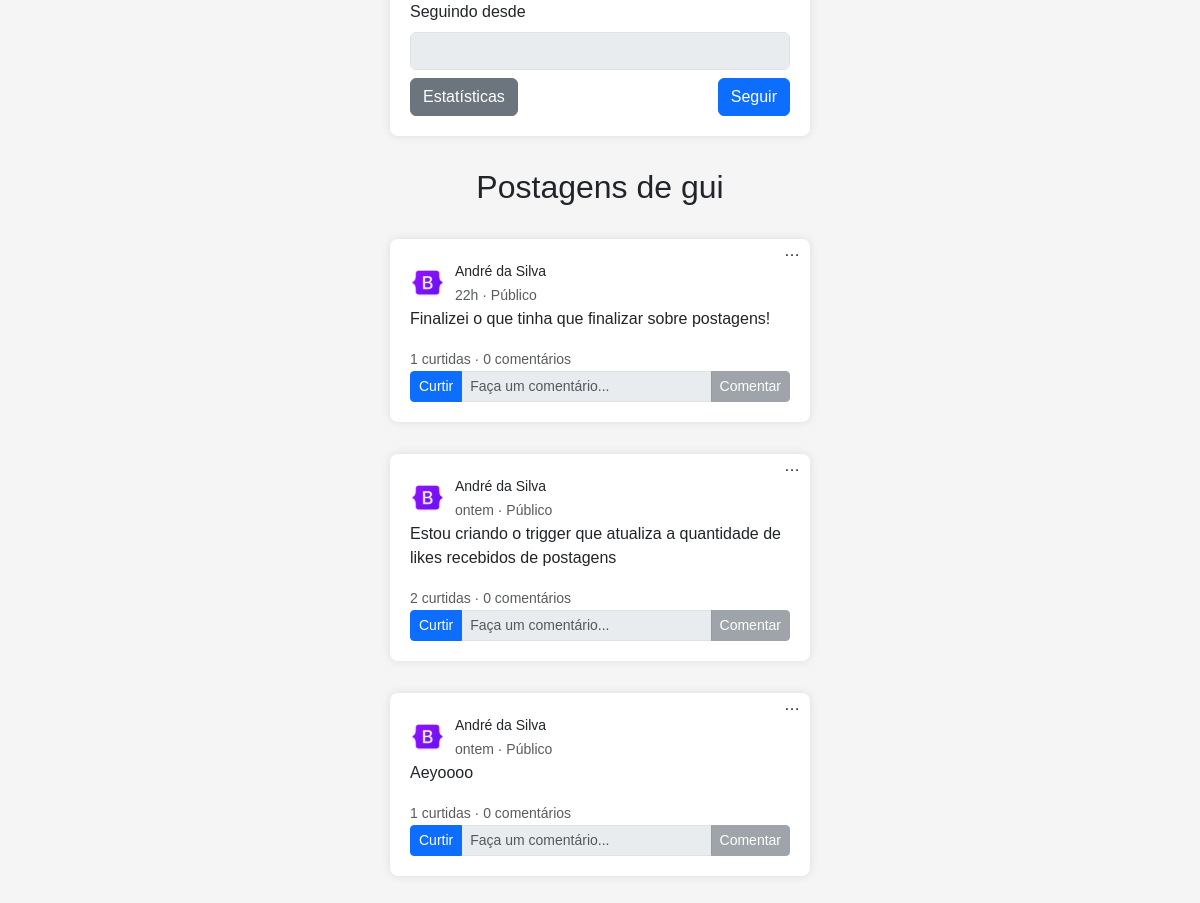
The app's page /users/profile.php?id=7 (lower part), older data.
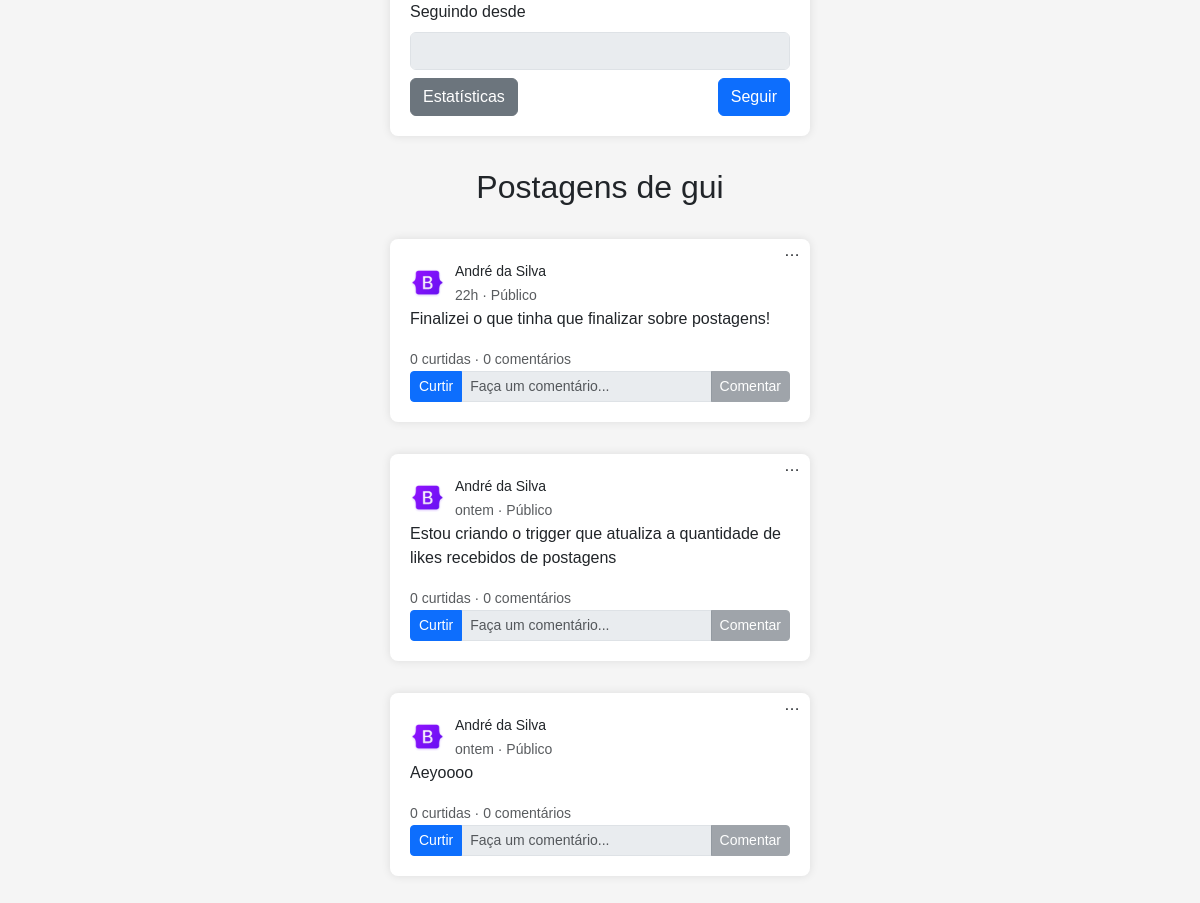
The same page, newer data.
### tables this page shows
CREATE TABLE posts (
    id INTEGER PRIMARY KEY AUTOINCREMENT,
    id_user INTEGER NOT NULL,
    text VARCHAR(100) NOT NULL,
    image_src VARCHAR(100),
    created_at TIMESTAMP DEFAULT CURRENT_TIMESTAMP,
    updated_at TIMESTAMP,
    total_comments INTEGER DEFAULT 0,
    total_likes INTEGER DEFAULT 0,
    FOREIGN KEY (id_user) REFERENCES users(id)
);

CREATE TABLE users (
    id INTEGER PRIMARY KEY AUTOINCREMENT,
    username VARCHAR(255) NOT NULL,
    email VARCHAR(255) NOT NULL UNIQUE,
    cpf VARCHAR(11) NOT NULL UNIQUE,
    created_at DATETIME DEFAULT CURRENT_TIMESTAMP,
    updated_at DATETIME
, pass VARCHAR(255) NOT NULL, bio VARCHAR(100), logged_at TIMESTAMP, adm boolean DEFAULT false);

### src/back/config.php (called while the page is built, shortened)
<?php
    function get_posts(array $array = [], $single = false){
        $db = db_conn();
        $se_SQL = "SELECT * FROM post";
        if (!empty($array)) {
            $se_SQL .= " WHERE ";
            $conditions = [];
            foreach ($array as $col => $values) {
                $value_parts = explode(',',$values);
                foreach ($value_parts as $value) {
                    $marks[] = "$col LIKE ?";
                }
                $conditions[] = implode(" OR ",$marks);
            }
            $se_SQL .= implode(" AND ",$conditions);
        }
        $se_query = $db->prepare($se_SQL);
        if (!empty($array)) {
            $i = 1;
            foreach ($array as $col => $value) {
                foreach ($value_parts as $value) {
                    $se_query->bindValue($i,"%".trim(ucfirst($value))."%",SQLITE3_TEXT);
                    $i++;
                }
            }
        }
        $se_result = $se_query->execute();
        $posts = [];
        while ($row = $se_result->fetchArray(SQLITE3_ASSOC)) {
            $row['options'] = [
                ['text' => 'Visualizar','path' => POSTS_LINK.'crud/view_post.php']
            ];
            if (logged()) {
                if ($row['id_user'] == $_SESSION['user']['id']) {
                    $row['options'][] = ['text' => 'Editar','path' => POSTS_LINK.'crud/edit_post.php'];
                    $row['options'][] = ['text' => 'Deletar','path' => POSTS_LINK.'crud/delete_post.php'];
                }
                if ($db->querySingle("SELECT created_at FROM post_likes WHERE id_user = ".$_SESSION['user']['id']." AND id_post = ".$row['id']) == null) {
                    $row['liked'] = false;
                }else{
                    $row['liked'] = true;
                }
            }else{
                $row['liked'] = false;
            }
            $row['posted_at'] = time_ago($row['created_at']);
            $posts[] = $row;
        }
        return $single ? $posts[0] : $posts;
    }
    function time_ago($datetime) {
        $now = new DateTime('now', new DateTimeZone('America/Sao_Paulo'));
        $post_time = new DateTime($datetime, new DateTimeZone('UTC'));
        $post_time->setTimezone(new DateTimeZone('America/Sao_Paulo'));
        $interval = $now->diff($post_time);
        $hours = $interval->h;
        $days = $interval->d;
        $weeks = floor($interval->days / 7);
        $months = $interval->m + ($interval->y * 12);
        $years = $interval->y;
        if ($days > 0) {
            return $days == 1 ? "ontem" : "$days dias";
        }
        if ($hours > 0) {
            return $hours."h";
        }
        return "Agora";
    }
    function format_date($date_string){
        return $date_string != null ? date('d/m/Y H:i:s',strtotime($date_string)) : "";
    }
    function logged(){
        return isset($_SESSION['user']);
    }
    function db_conn(){
        $db = new SQLite3(SRC_URL.'back/database.sqlite',SQLITE3_OPEN_READWRITE);
        return $db;
    }
    function get_users(array $array = [], $single = false){
        $db = db_conn();
        $se_SQL = "SELECT * FROM users";
        if (!empty($array)) {
            $se_SQL .= " WHERE ";
            $conditions = [];
            foreach ($array as $col => $values) {
                if (!empty($values)) {
                    $value_parts = explode(',',$values);
                    foreach ($value_parts as $value) {
                        $marks[] = str_contains($col,"id") ? "$col = ?" : "$col LIKE ?";
                    }
                    $conditions[] = implode(" OR ",$marks);
                }
            }
            $se_SQL .= implode(" AND ",$conditions);
        }
        $se_query = $db->prepare($se_SQL);
        if (!empty($array)) {
            $i = 1;
            foreach ($array as $col => $value) {
                if (!empty($value)) {
                    foreach ($value_parts as $value) {
                        if (str_contains($col,"id")) {
                            $se_query->bindValue($i,trim($value),SQLITE3_INTEGER);
                        }else{
                            $se_query->bindValue($i,"%".trim(ucfirst($value))."%",SQLITE3_TEXT);
                        }
                        $i++;
                    }
                }
            }
        }
        $se_result = $se_query->execute();
        $users = [];
        while ($row = $se_result->fetchArray(SQLITE3_ASSOC)) {
            if (logged()) {
                $users_follow = $db->querySingle("SELECT * FROM users_follow WHERE id_user_follower = ".$_SESSION['user']['id']." AND id_user_followed = ".$row['id'], true);
                if (!empty($users_follow) && $users_follow['active'] == 1) {
                    $row['following'] = true;
                    $row['followed_first_at'] = format_date($users_follow['created_at']);
                    $row['following_since'] = $users_follow['updated_at'] == null ? format_date($users_follow['created_at']) : format_date($users_follow['updated_at']);
                }else{
                    $row['following'] = false;
                    $row['followed_first_at'] = "";
                    $row['following_since'] = "";
                }
            }else{
                $row['following'] = false;
                $row['followed_first_at'] = "";
                $row['following_since'] = "";
            }
            $users[] = $row;
        }
        return $single ? $users[0] : $users;
    }
?>

### users/profile.php (the view, shortened to what the changed rows need)
<?php
    require "../src/back/config.php";
    if (isset($_GET['id']) && is_numeric($_GET['id']) && $_GET['id'] > 0) {
        $id = $_GET['id'];
        $self = logged() && $_SESSION['user']['id'] == $id ? true : false;
    }else{
        checkAuth(true);
        $id = $_SESSION['user']['id'];
        $self = true;
    }
    $profile = get_users(['id' => $id],true);
    $cols = ['id_user' => $profile['id']];
    $posts = get_posts($cols);
?>
<!DOCTYPE html>
<html lang="en">
    <head>
        <?php require SRC_URL."front/head.php" ?>
    </head>
    <body>
        <?php require SRC_URL."front/navbar.php" ?>
        <section>
            <div class = 'text-center' style = "display: <?php echo empty($posts) ? 'none' : 'block' ?>">
                <h2>
                    <?php
                        if ($self) {
                            echo "Minhas postagens";
                        }else{
                            echo "Postagens de ".explode(" ",$profile['username'])[0];
                        }
                    ?>
                </h2>
            </div>
            <?php
                if (!empty($posts)) {
                    foreach ($posts as $post) {
                        echo set_post_form($post);
                    }
                }
            ?>
        </section>
    </body>
</html>

### src/front/navbar.php (shortened to what the changed rows need)
<?php
  function set_post_options_dropdown($postId, $options) {
    if (!empty($options)) {
      $element = "<div class='dropdown post-options'>";
      $element .= "<span class=' dropdown-toggle' id='postOptionsDropdown$postId' data-toggle='dropdown' aria-haspopup='true' aria-expanded='false'>&#x2026;</span>";
      $element .= "<div class='dropdown-menu' aria-labelledby='postOptionsDropdown$postId'>";
      foreach ($options as $option) {
        $element .= "<a class='dropdown-item' href='{$option['path']}?id=$postId'>{$option['text']}</a>";
      }
      $element .= "</div>";
      $element .= "</div>";
    }else{
      $element = "";
    }
    return $element;
  }
  function set_post_form ($post = []){
    $form = "<form class = 'container form-container' action = 'comment.php' method = 'POST' autocomplete = 'off' id = 'post-".$post['id']."' >";
    $id_input = "<input type = 'hidden' name = 'id' value = '".$post['id']."' >";
    $user_info = "<div class = 'user-info'>";
    $user_info .= "<img src = '".MEDIA_LINK."bootstrap.png' alt = ''>";
    $user_info .= "<div>";
    $user_info .= "<small class = 'text-bold'>".$post['username']."</small>";
    $user_info .= "<br>";
    $user_info .= "<small class = 'text-muted'>".$post['posted_at']." &middot; Público";
    $user_info .= is_null($post['updated_at']) ? "" : " &middot; Editado ".time_ago($post['updated_at']);
    $user_info .= "</small>";
    $user_info .= "</div>";
    $user_info .= "</div>";
    $options = set_post_options_dropdown($post['id'],$post['options']);
    $text = "<div class = 'text-justify'>";
    $text .= "<p>".$post['text']."</p>";
    $text .= "</div>";
    $statistics = "<div>";
    $statistics .= "<small class = 'text-muted' >".$post['total_likes']." curtidas &middot; ".$post['total_comments']." comentários</small>";
    $statistics .= "</div>";
    if ($post['liked']) {
      $like_button_class = "btn btn-success";
      $like_button_text = "Curtiu";
    }else{
      $like_button_class = "btn btn-primary";
      $like_button_text = "Curtir";
    }
    $buttons = "<div class = 'input-group input-group-sm'>";
    $buttons .= "<a class = '$like_button_class' href = '".POSTS_LINK."like_post.php?id_post=".$post['id']."&redirect_url=".$_SERVER['REQUEST_URI']."'>$like_button_text</a>";
    $buttons .= "<input type = 'text' class = 'form-control' placeholder = 'Faça um comentário...' disabled >";
    $buttons .= "<button type = 'submit' class = 'btn btn-secondary' disabled>Comentar</button>";
    $buttons .= "</div>";
    $form .= $id_input;
    $form .= $options;
    $form .= $user_info;
    $form .= $text;
    $form .= $statistics;
    $form .= $buttons;
    $form .= "</form>";
    return $form;
  }
?>

Row changes from the older to the newer data that the page shows:
changed posts "Finalizei o que tinha que finalizar sobre postagens!": total_likes "1" → "0"
changed posts (number 2 of 3 on the later page): total_likes "2" → "0"
changed posts "Aeyoooo": total_likes "1" → "0"
